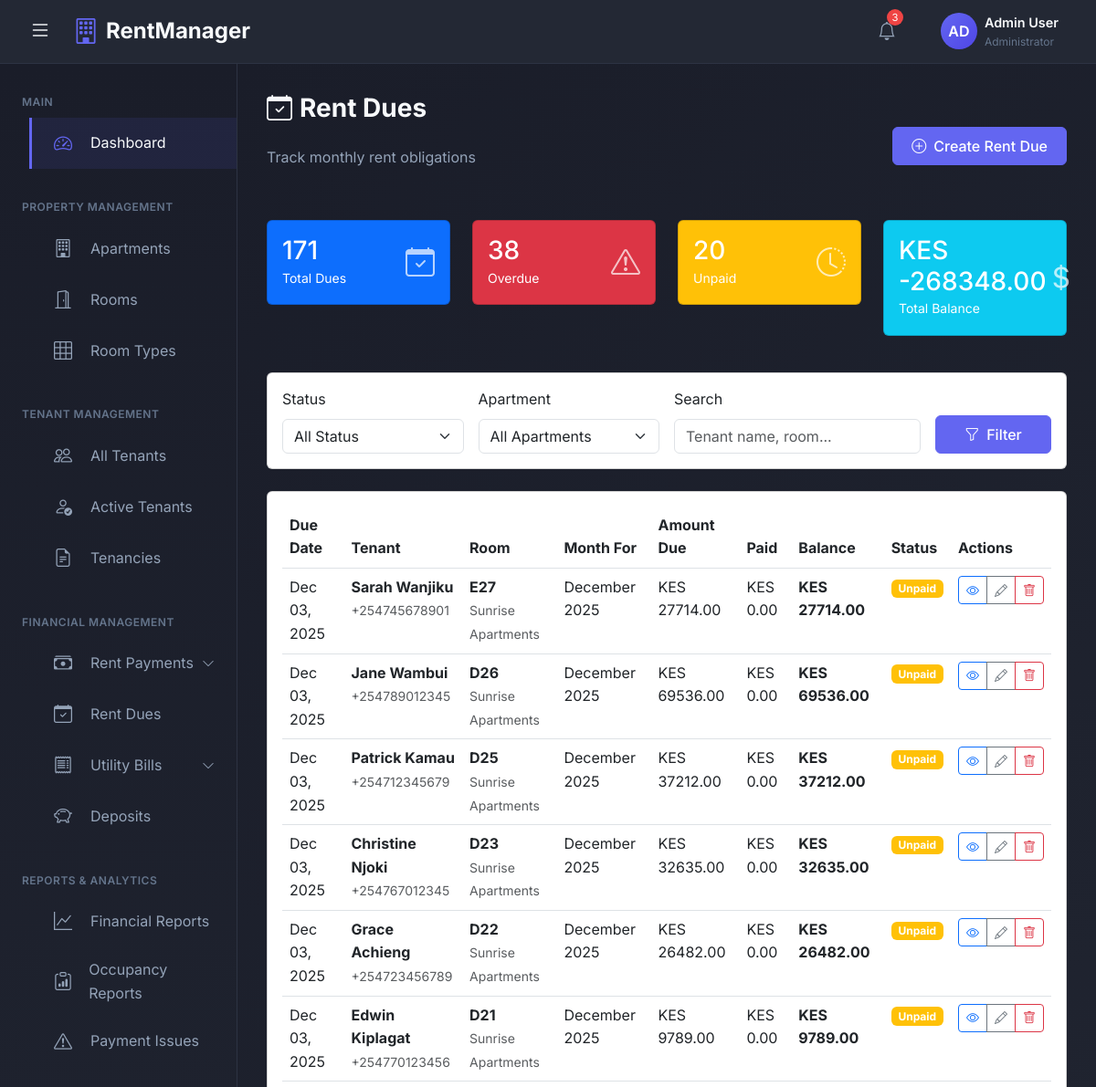
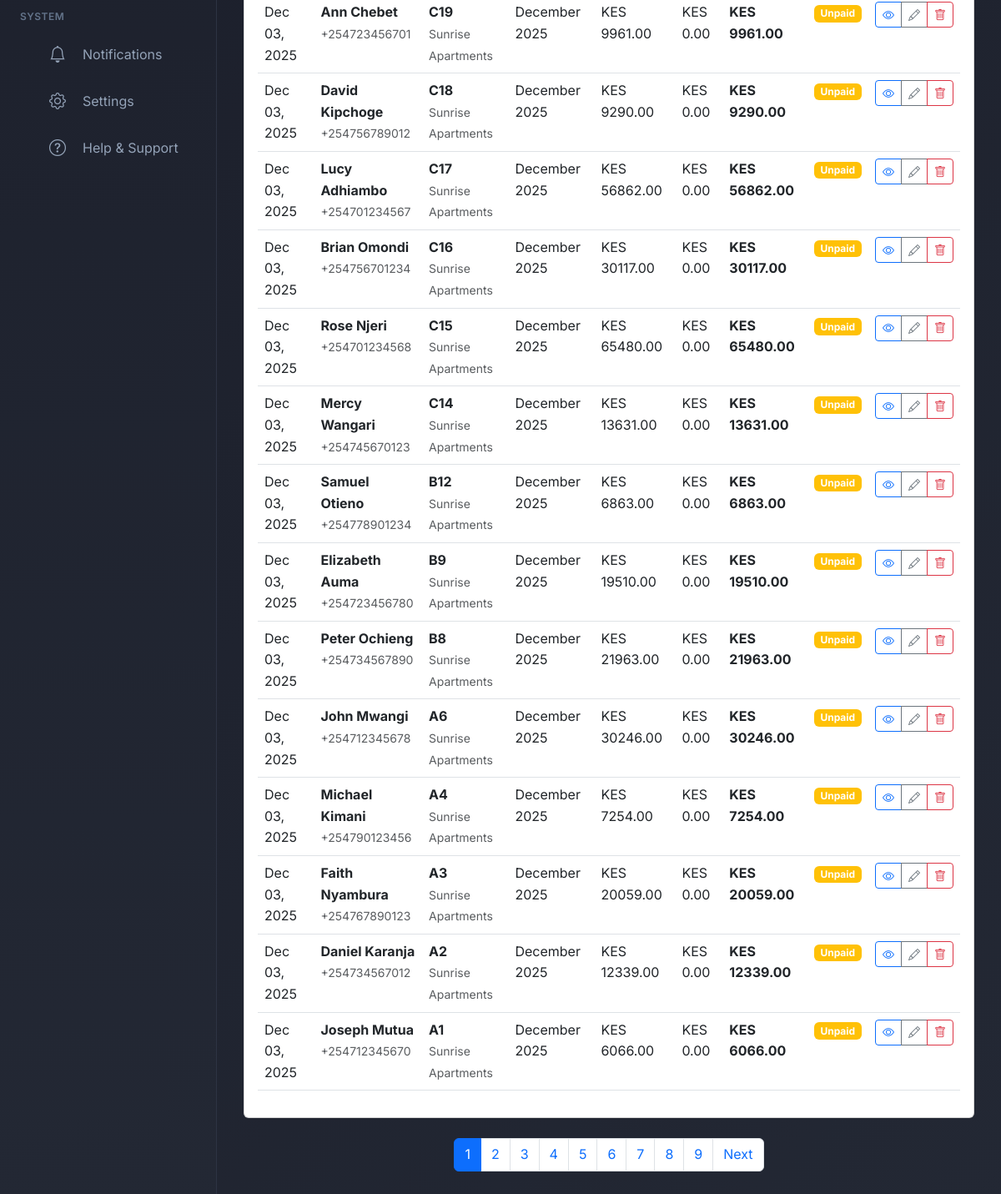
/payments/dues/ (signed in), run on the app's committed database (2 pictures, top to bottom).
### rental_app/models.py (models this page shows, shortened)
class RentDue(models.Model):
    DUE_STATUS = (
        ('paid', 'Paid'),
        ('partially_paid', 'Partially Paid'),
        ('unpaid', 'Unpaid'),
        ('overdue', 'Overdue'),
    )
    tenancy = models.ForeignKey(Tenancy, on_delete=models.PROTECT, related_name='rent_dues')
    tenant = models.ForeignKey(User, on_delete=models.PROTECT, related_name='rent_dues')  # Denormalized for history
    due_date = models.DateField()  # Always 3rd of each month
    month_for = models.DateField()  # The month this rent is for
    amount_due = models.DecimalField(max_digits=10, decimal_places=2, validators=[MinValueValidator(0)])
    amount_paid = models.DecimalField(max_digits=10, decimal_places=2, default=0.00)
    balance = models.DecimalField(max_digits=10, decimal_places=2, default=0.00)
    status = models.CharField(max_length=20, choices=DUE_STATUS, default='unpaid')
    reported_to_office = models.BooleanField(default=False)
    report_date = models.DateTimeField(null=True, blank=True)
    report_notes = models.TextField(blank=True)
    is_deleted = models.BooleanField(default=False)
    deleted_at = models.DateTimeField(null=True, blank=True)
    created_at = models.DateTimeField(auto_now_add=True)
    updated_at = models.DateTimeField(auto_now=True)
    class Meta:
        unique_together = ('tenancy', 'month_for')
        ordering = ['-due_date']
        indexes = [
            models.Index(fields=['tenant', 'status']),
            models.Index(fields=['due_date', 'status']),
        ]

class User(AbstractUser):
    USER_TYPE_CHOICES = (
        ('admin', 'Admin'),
        ('tenant', 'Tenant'),
    )
    USER_STATUS = (
        ('active', 'Active'),
        ('inactive', 'Inactive'),
        ('archived', 'Archived'),  # For moved out tenants
    )
    user_type = models.CharField(max_length=10, choices=USER_TYPE_CHOICES)
    user_status = models.CharField(max_length=20, choices=USER_STATUS, default='active')
    phone_number = models.CharField(max_length=15, unique=True)
    national_id = models.CharField(max_length=20, unique=True, null=True, blank=True)
    profile_picture = models.ImageField(upload_to='profiles/', null=True, blank=True)
    is_deleted = models.BooleanField(default=False)
    deleted_at = models.DateTimeField(null=True, blank=True)
    created_at = models.DateTimeField(auto_now_add=True)
    updated_at = models.DateTimeField(auto_now=True)

class Tenancy(models.Model):
    TENANCY_STATUS = (
        ('active', 'Active'),
        ('terminated', 'Terminated'),
        ('suspended', 'Suspended'),
        ('switched', 'Switched Room'),  # When tenant moves to another room
    )
    TERMINATION_REASON = (
        ('vacated', 'Tenant Vacated'),
        ('evicted', 'Evicted'),
        ('room_switch', 'Switched to Another Room'),
        ('other', 'Other'),
    )
    tenant = models.ForeignKey(User, on_delete=models.PROTECT, related_name='tenancies', limit_choices_to={'user_type': 'tenant'})
    room = models.ForeignKey(Room, on_delete=models.PROTECT, related_name='tenancies')
    apartment = models.ForeignKey(Apartment, on_delete=models.PROTECT, related_name='tenancies')  # Denormalized for easy querying
    start_date = models.DateField()
    end_date = models.DateField(null=True, blank=True)
    deposit_paid = models.DecimalField(max_digits=10, decimal_places=2, default=0.00)
    deposit_refunded = models.BooleanField(default=False)
    deposit_refund_amount = models.DecimalField(max_digits=10, decimal_places=2, default=0.00, null=True, blank=True)
    deposit_deduction_reason = models.TextField(blank=True)  # Why deposit was partially refunded
    status = models.CharField(max_length=20, choices=TENANCY_STATUS, default='active')
    termination_reason = models.CharField(max_length=20, choices=TERMINATION_REASON, null=True, blank=True)
    move_in_condition = models.TextField(blank=True)
    move_out_condition = models.TextField(blank=True)
    switched_to_tenancy = models.ForeignKey('self', on_delete=models.SET_NULL, null=True, blank=True, related_name='previous_tenancy')
    switched_from_tenancy = models.ForeignKey('self', on_delete=models.SET_NULL, null=True, blank=True, related_name='next_tenancy')
    is_deleted = models.BooleanField(default=False)
    deleted_at = models.DateTimeField(null=True, blank=True)
    created_at = models.DateTimeField(auto_now_add=True)
    updated_at = models.DateTimeField(auto_now=True)
    class Meta:
        verbose_name_plural = 'Tenancies'
        ordering = ['-start_date']
        indexes = [
            models.Index(fields=['tenant', 'status']),
            models.Index(fields=['apartment', 'status']),
        ]

class Room(models.Model):
    ROOM_STATUS = (
        ('available', 'Available'),
        ('occupied', 'Occupied'),
        ('maintenance', 'Under Maintenance'),
    )
    apartment = models.ForeignKey(Apartment, on_delete=models.CASCADE, related_name='rooms')
    room_number = models.CharField(max_length=10)  # e.g., A1, B2, C3
    room_type = models.ForeignKey(RoomType, on_delete=models.PROTECT)
    floor_number = models.IntegerField(validators=[MinValueValidator(0)])
    has_balcony = models.BooleanField(default=False)
    has_shower = models.BooleanField(default=True)
    has_kitchen_unit = models.BooleanField(default=True)
    has_clothes_cabinet = models.BooleanField(default=True)
    monthly_rent = models.DecimalField(max_digits=10, decimal_places=2, validators=[MinValueValidator(0)])
    deposit_amount = models.DecimalField(max_digits=10, decimal_places=2, validators=[MinValueValidator(0)])
    status = models.CharField(max_length=20, choices=ROOM_STATUS, default='available')
    created_at = models.DateTimeField(auto_now_add=True)
    updated_at = models.DateTimeField(auto_now=True)
    class Meta:
        unique_together = ('apartment', 'room_number')
        ordering = ['floor_number', 'room_number']

class Apartment(models.Model):
    name = models.CharField(max_length=200)
    owner = models.ForeignKey(User, on_delete=models.CASCADE, related_name='apartments', limit_choices_to={'user_type': 'admin'})
    location = models.CharField(max_length=300)
    total_floors = models.IntegerField(validators=[MinValueValidator(1)])
    description = models.TextField(blank=True)
    water_rate_per_unit = models.DecimalField(max_digits=10, decimal_places=2, default=0.00)
    created_at = models.DateTimeField(auto_now_add=True)
    updated_at = models.DateTimeField(auto_now=True)

### rental_app/views.py (the view)
# urls.py: path('payments/dues/', views.rent_dues_list, name='rent_dues_list'),
@login_required
def rent_dues_list(request):
    if request.user.user_type != 'admin':
        messages.error(request, 'Access denied.')
        return redirect('dashboard')
    status_filter = request.GET.get('status', '')
    apartment_filter = request.GET.get('apartment', '')
    search_query = request.GET.get('search', '')
    dues = RentDue.objects.filter(is_deleted=False).select_related(
        'tenant', 'tenancy', 'tenancy__room', 'tenancy__apartment'
    )
    if status_filter:
        dues = dues.filter(status=status_filter)
    if apartment_filter:
        dues = dues.filter(tenancy__apartment_id=apartment_filter)
    if search_query:
        dues = dues.filter(
            Q(tenant__first_name__icontains=search_query) |
            Q(tenant__last_name__icontains=search_query) |
            Q(tenancy__room__room_number__icontains=search_query)
        )
    total_dues = dues.count()
    overdue_count = dues.filter(status='overdue').count()
    unpaid_count = dues.filter(status='unpaid').count()
    total_balance = dues.aggregate(total=Sum('balance'))['total'] or 0
    paginator = Paginator(dues.order_by('-due_date'), 20)
    page_number = request.GET.get('page')
    dues_page = paginator.get_page(page_number)
    apartments = Apartment.objects.filter(owner=request.user)
    context = {
        'dues': dues_page,
        'total_dues': total_dues,
        'overdue_count': overdue_count,
        'unpaid_count': unpaid_count,
        'total_balance': total_balance,
        'apartments': apartments,
        'status_filter': status_filter,
        'apartment_filter': apartment_filter,
        'search_query': search_query,
    }
    return render(request, 'payments/rent_dues_list.html', context)

### templates/payments/rent_dues_list.html (shortened to what this page needs)
{% extends 'admin_base.html' %}
{% block content %}
<div class="page-header d-flex justify-content-between align-items-center mb-4">
    <div>
        <h1 class="page-title">
            <i class="bi bi-calendar-check me-2"></i>Rent Dues
        </h1>
        <p class="page-subtitle">Track monthly rent obligations</p>
    </div>
    <a href="{% url 'rent_due_create' %}" class="btn btn-primary">
        <i class="bi bi-plus-circle me-2"></i>Create Rent Due
    </a>
</div>
<div class="row mb-4">
    <div class="col-md-3 mb-3">
        <div class="card bg-primary text-white">
            <div class="card-body">
                <div class="d-flex justify-content-between align-items-center">
                    <div>
                        <h3 class="mb-0">{{ total_dues }}</h3>
                        <small>Total Dues</small>
                    </div>
                    <i class="bi bi-calendar-check" style="font-size: 2rem; opacity: 0.7;"></i>
                </div>
            </div>
        </div>
    </div>
    <div class="col-md-3 mb-3">
        <div class="card bg-danger text-white">
            <div class="card-body">
                <div class="d-flex justify-content-between align-items-center">
                    <div>
                        <h3 class="mb-0">{{ overdue_count }}</h3>
                        <small>Overdue</small>
                    </div>
                    <i class="bi bi-exclamation-triangle" style="font-size: 2rem; opacity: 0.7;"></i>
                </div>
            </div>
        </div>
    </div>
    <div class="col-md-3 mb-3">
        <div class="card bg-warning text-white">
            <div class="card-body">
                <div class="d-flex justify-content-between align-items-center">
                    <div>
                        <h3 class="mb-0">{{ unpaid_count }}</h3>
                        <small>Unpaid</small>
                    </div>
                    <i class="bi bi-clock-history" style="font-size: 2rem; opacity: 0.7;"></i>
                </div>
            </div>
        </div>
    </div>
    <div class="col-md-3 mb-3">
        <div class="card bg-info text-white">
            <div class="card-body">
                <div class="d-flex justify-content-between align-items-center">
                    <div>
                        <h3 class="mb-0">KES {{ total_balance|floatformat:2 }}</h3>
                        <small>Total Balance</small>
                    </div>
                    <i class="bi bi-currency-dollar" style="font-size: 2rem; opacity: 0.7;"></i>
                </div>
            </div>
        </div>
    </div>
</div>
<div class="card mb-4">
    <div class="card-body">
        <form method="get" class="row g-3">
            <div class="col-md-3">
                <label class="form-label">Status</label>
                <select name="status" class="form-select">
                    <option value="">All Status</option>
                </select>
            </div>
            <div class="col-md-3">
                <label class="form-label">Apartment</label>
                <select name="apartment" class="form-select">
                    <option value="">All Apartments</option>
                </select>
            </div>
            <div class="col-md-4">
                <label class="form-label">Search</label>
                <input type="text" name="search" class="form-control"
                       placeholder="Tenant name, room..." value="{{ search_query }}">
            </div>
            <div class="col-md-2 d-flex align-items-end">
                <button type="submit" class="btn btn-primary w-100">
                    <i class="bi bi-funnel me-2"></i>Filter
                </button>
            </div>
        </form>
    </div>
</div>
<div class="card">
    <div class="card-body">
        <div class="table-responsive">
            <table class="table table-hover">
                <thead>
                    <tr>
                        <th>Due Date</th>
                        <th>Tenant</th>
                        <th>Room</th>
                        <th>Month For</th>
                        <th>Amount Due</th>
                        <th>Paid</th>
                        <th>Balance</th>
                        <th>Status</th>
                        <th>Actions</th>
                    </tr>
                </thead>
                <tbody>
                    {% for due in dues %}
                    <tr>
                        <td>{{ due.due_date|date:"M d, Y" }}</td>
                        <td>
                            <strong>{{ due.tenant.get_full_name }}</strong>
                            <br><small class="text-muted">{{ due.tenant.phone_number }}</small>
                        </td>
                        <td>
                            <strong>{{ due.tenancy.room.room_number }}</strong>
                            <br><small class="text-muted">{{ due.tenancy.apartment.name }}</small>
                        </td>
                        <td>{{ due.month_for|date:"F Y" }}</td>
                        <td>KES {{ due.amount_due|floatformat:2 }}</td>
                        <td>KES {{ due.amount_paid|floatformat:2 }}</td>
                        <td><strong>KES {{ due.balance|floatformat:2 }}</strong></td>
                        <td>
                            {% if due.status == 'paid' %}
                            <span class="badge bg-success">Paid</span>
                            {% elif due.status == 'partially_paid' %}
                            <span class="badge bg-info">Partially Paid</span>
                            {% elif due.status == 'unpaid' %}
                            <span class="badge bg-warning">Unpaid</span>
                            {% else %}
                            <span class="badge bg-danger">Overdue</span>
                            {% endif %}
                        </td>
                        <td>
                            <div class="btn-group btn-group-sm">
                                <a href="{% url 'rent_due_detail' due.pk %}"
                                   class="btn btn-outline-primary" title="View">
                                    <i class="bi bi-eye"></i>
                                </a>
                                <a href="{% url 'rent_due_edit' due.pk %}"
                                   class="btn btn-outline-secondary" title="Edit">
                                    <i class="bi bi-pencil"></i>
                                </a>
                                <button type="button" class="btn btn-outline-danger" title="Delete"
                                        onclick="deleteDue({{ due.pk }}, '{{ due.tenant.get_full_name }}')">
                                    <i class="bi bi-trash"></i>
                                </button>
                            </div>
                        </td>
                    </tr>
                    {% endfor %}
                </tbody>
            </table>
        </div>
    </div>
</div>
{% if dues.has_other_pages %}
<nav aria-label="Page navigation" class="mt-4">
    <ul class="pagination justify-content-center">
        {% for num in dues.paginator.page_range %}
        <li class="page-item {% if dues.number == num %}active{% endif %}">
            <a class="page-link" href="?page={{ num }}">{{ num }}</a>
        </li>
        {% endfor %}
        {% if dues.has_next %}
        <li class="page-item">
            <a class="page-link" href="?page={{ dues.next_page_number }}">Next</a>
        </li>
        {% endif %}
    </ul>
</nav>
{% endif %}
{% endblock %}

### data on the page
RentDue: due_date "Dec 03, 2025", tenant.get_full_name "Sarah Wanjiku", tenant.phone_number "+254745678901", tenancy.room.room_number "E27", tenancy.apartment.name "Sunrise Apartments", month_for "December 2025", amount_due "27714.00", amount_paid "0.00", balance "27714.00", status "Unpaid"
RentDue: due_date "Dec 03, 2025", tenant.get_full_name "Jane Wambui", tenant.phone_number "+254789012345", tenancy.room.room_number "D26", tenancy.apartment.name "Sunrise Apartments", month_for "December 2025", amount_due "69536.00", amount_paid "0.00", balance "69536.00", status "Unpaid"
RentDue: due_date "Dec 03, 2025", tenant.get_full_name "Patrick Kamau", tenant.phone_number "+254712345679", tenancy.room.room_number "D25", tenancy.apartment.name "Sunrise Apartments", month_for "December 2025", amount_due "37212.00", amount_paid "0.00", balance "37212.00", status "Unpaid"
RentDue: due_date "Dec 03, 2025", tenant.get_full_name "Christine Njoki", tenant.phone_number "+254767012345", tenancy.room.room_number "D23", tenancy.apartment.name "Sunrise Apartments", month_for "December 2025", amount_due "32635.00", amount_paid "0.00", balance "32635.00", status "Unpaid"
RentDue: due_date "Dec 03, 2025", tenant.get_full_name "Grace Achieng", tenant.phone_number "+254723456789", tenancy.room.room_number "D22", tenancy.apartment.name "Sunrise Apartments", month_for "December 2025", amount_due "26482.00", amount_paid "0.00", balance "26482.00", status "Unpaid"
RentDue: due_date "Dec 03, 2025", tenant.get_full_name "Edwin Kiplagat", tenant.phone_number "+254770123456", tenancy.room.room_number "D21", tenancy.apartment.name "Sunrise Apartments", month_for "December 2025", amount_due "9789.00", amount_paid "0.00", balance "9789.00", status "Unpaid"
RentDue: due_date "Dec 03, 2025", tenant.get_full_name "Ann Chebet", tenant.phone_number "+254723456701", tenancy.room.room_number "C19", tenancy.apartment.name "Sunrise Apartments", month_for "December 2025", amount_due "9961.00", amount_paid "0.00", balance "9961.00", status "Unpaid"
RentDue: due_date "Dec 03, 2025", tenant.get_full_name "David Kipchoge", tenant.phone_number "+254756789012", tenancy.room.room_number "C18", tenancy.apartment.name "Sunrise Apartments", month_for "December 2025", amount_due "9290.00", amount_paid "0.00", balance "9290.00", status "Unpaid"
RentDue: due_date "Dec 03, 2025", tenant.get_full_name "Lucy Adhiambo", tenant.phone_number "+254701234567", tenancy.room.room_number "C17", tenancy.apartment.name "Sunrise Apartments", month_for "December 2025", amount_due "56862.00", amount_paid "0.00", balance "56862.00", status "Unpaid"
RentDue: due_date "Dec 03, 2025", tenant.get_full_name "Brian Omondi", tenant.phone_number "+254756701234", tenancy.room.room_number "C16", tenancy.apartment.name "Sunrise Apartments", month_for "December 2025", amount_due "30117.00", amount_paid "0.00", balance "30117.00", status "Unpaid"
RentDue: due_date "Dec 03, 2025", tenant.get_full_name "Rose Njeri", tenant.phone_number "+254701234568", tenancy.room.room_number "C15", tenancy.apartment.name "Sunrise Apartments", month_for "December 2025", amount_due "65480.00", amount_paid "0.00", balance "65480.00", status "Unpaid"
RentDue: due_date "Dec 03, 2025", tenant.get_full_name "Mercy Wangari", tenant.phone_number "+254745670123", tenancy.room.room_number "C14", tenancy.apartment.name "Sunrise Apartments", month_for "December 2025", amount_due "13631.00", amount_paid "0.00", balance "13631.00", status "Unpaid"
RentDue: due_date "Dec 03, 2025", tenant.get_full_name "Samuel Otieno", tenant.phone_number "+254778901234", tenancy.room.room_number "B12", tenancy.apartment.name "Sunrise Apartments", month_for "December 2025", amount_due "6863.00", amount_paid "0.00", balance "6863.00", status "Unpaid"
RentDue: due_date "Dec 03, 2025", tenant.get_full_name "Elizabeth Auma", tenant.phone_number "+254723456780", tenancy.room.room_number "B9", tenancy.apartment.name "Sunrise Apartments", month_for "December 2025", amount_due "19510.00", amount_paid "0.00", balance "19510.00", status "Unpaid"
RentDue: due_date "Dec 03, 2025", tenant.get_full_name "Peter Ochieng", tenant.phone_number "+254734567890", tenancy.room.room_number "B8", tenancy.apartment.name "Sunrise Apartments", month_for "December 2025", amount_due "21963.00", amount_paid "0.00", balance "21963.00", status "Unpaid"
RentDue: due_date "Dec 03, 2025", tenant.get_full_name "John Mwangi", tenant.phone_number "+254712345678", tenancy.room.room_number "A6", tenancy.apartment.name "Sunrise Apartments", month_for "December 2025", amount_due "30246.00", amount_paid "0.00", balance "30246.00", status "Unpaid"
RentDue: due_date "Dec 03, 2025", tenant.get_full_name "Michael Kimani", tenant.phone_number "+254790123456", tenancy.room.room_number "A4", tenancy.apartment.name "Sunrise Apartments", month_for "December 2025", amount_due "7254.00", amount_paid "0.00", balance "7254.00", status "Unpaid"
RentDue: due_date "Dec 03, 2025", tenant.get_full_name "Faith Nyambura", tenant.phone_number "+254767890123", tenancy.room.room_number "A3", tenancy.apartment.name "Sunrise Apartments", month_for "December 2025", amount_due "20059.00", amount_paid "0.00", balance "20059.00", status "Unpaid"
RentDue: due_date "Dec 03, 2025", tenant.get_full_name "Daniel Karanja", tenant.phone_number "+254734567012", tenancy.room.room_number "A2", tenancy.apartment.name "Sunrise Apartments", month_for "December 2025", amount_due "12339.00", amount_paid "0.00", balance "12339.00", status "Unpaid"
RentDue: due_date "Dec 03, 2025", tenant.get_full_name "Joseph Mutua", tenant.phone_number "+254712345670", tenancy.room.room_number "A1", tenancy.apartment.name "Sunrise Apartments", month_for "December 2025", amount_due "6066.00", amount_paid "0.00", balance "6066.00", status "Unpaid"

### other printed values
{{ total_dues }} "171"
{{ overdue_count }} "38"
{{ unpaid_count }} "20"
{{ total_balance|floatformat:2 }} "-268348.00"
{{ num }} "1" "2" "3" "4" "5" "6" "7" "8" "9"
